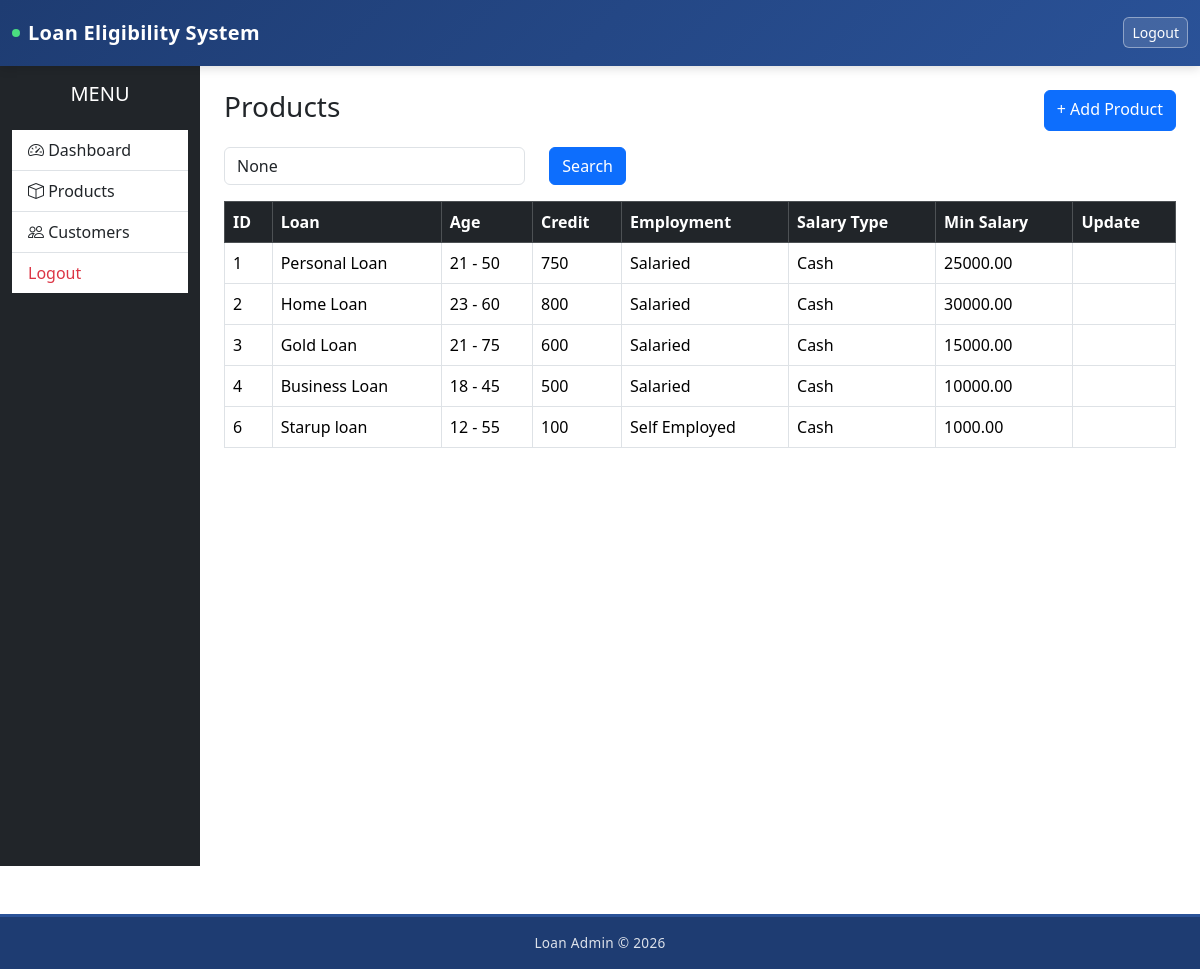
Screenshot of /products/ with the database file from the repository.
### products/models.py (models this page shows, shortened)
class Product(models.Model):
    EMPLOYMENT_CHOICES = [
        ('Salaried', 'Salaried'),
        ('Self Employed', 'Self Employed'),
    ]
    SALARY_TYPE_CHOICES = [
        ('Cash', 'Cash'),
        ('Cheque', 'Cheque'),
        ('DAT', 'DAT'),
    ]
    loan_name = models.CharField(max_length=100)
    min_age = models.PositiveIntegerField()
    max_age = models.PositiveIntegerField()
    min_credit_score = models.PositiveIntegerField()
    employment_type = models.CharField(
        max_length=50,
        choices=EMPLOYMENT_CHOICES
    )
    salary_type = models.CharField(
        max_length=20,
        choices=SALARY_TYPE_CHOICES
    )
    min_salary = models.DecimalField(
        max_digits=10,
        decimal_places=2
    )
    created_at = models.DateTimeField(auto_now_add=True)

### products/views.py (the view)
# urls.py: path("",views.product_list,name="product_list"),
def product_list(request):
    query = request.GET.get("q")
    products = Product.objects.all()
    if query:
        products = products.filter(
            Q(loan_name__icontains=query)
        )
    return render(
        request,
        "products/product_list.html",
        {
            "products": products,
            "query": query
        }
    )

### products/templates/products/product_list.html (shortened to what this page needs)
{% extends "base.html" %}
{% block content %}
<div class="d-flex justify-content-between mb-3">
<h3>Products</h3>
<a href="{% url 'add_product' %}" class="btn btn-primary">
+ Add Product
</a>
</div>
<form method="GET" class="row mb-3">
    <div class="col-md-4">
        <input
            type="text"
            name="q"
            value="{{ query }}"
            class="form-control"
            placeholder="Search Product">
    </div>
    <div class="col-md-2">
        <button type="submit" class="btn btn-primary">
            Search
        </button>
    </div>
</form>
<table class="table table-bordered table-hover">
<thead class="table-dark">
<tr>
<th>ID</th>
<th>Loan</th>
<th>Age</th>
<th>Credit</th>
<th>Employment</th>
<th>Salary Type</th>
<th>Min Salary</th>
<th>Update</th>
</tr>
</thead>
<tbody>
{% for product in products %}
<tr>
<td>{{ product.id }}</td>
<td>{{ product.loan_name }}</td>
<td>{{ product.min_age }} - {{ product.max_age }}</td>
<td>{{ product.min_credit_score }}</td>
<td>{{ product.employment_type }}</td>
<td>{{ product.salary_type }}</td>
<td>{{ product.min_salary }}</td>
<td>
</td>
</tr>
{% empty %}
<tr>
<td colspan="7" class="text-center">
No Products Found
</td>
</tr>
{% endfor %}
</tbody>
</table>
{% endblock %}

### rows the page displays
Product: id "1", loan_name "Personal Loan", min_age "21", max_age "50", min_credit_score "750", employment_type "Salaried", salary_type "Cash", min_salary "25000.00"
Product: id "2", loan_name "Home Loan", min_age "23", max_age "60", min_credit_score "800", employment_type "Salaried", salary_type "Cash", min_salary "30000.00"
Product: id "3", loan_name "Gold Loan", min_age "21", max_age "75", min_credit_score "600", employment_type "Salaried", salary_type "Cash", min_salary "15000.00"
Product: id "4", loan_name "Business Loan", min_age "18", max_age "45", min_credit_score "500", employment_type "Salaried", salary_type "Cash", min_salary "10000.00"
Product: id "6", loan_name "Starup loan", min_age "12", max_age "55", min_credit_score "100", employment_type "Self Employed", salary_type "Cash", min_salary "1000.00"
